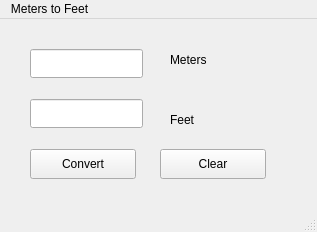
<?xml version="1.0" encoding="UTF-8"?>
<ui version="4.0">
 <class>MainWindow</class>
 <widget class="QMainWindow" name="MainWindow">
  <property name="geometry">
   <rect>
    <x>0</x>
    <y>0</y>
    <width>317</width>
    <height>232</height>
   </rect>
  </property>
  <property name="windowTitle">
   <string>MainWindow</string>
  </property>
  <widget class="QWidget" name="centralwidget">
   <widget class="QPushButton" name="convertButton">
    <property name="geometry">
     <rect>
      <x>30</x>
      <y>130</y>
      <width>106</width>
      <height>30</height>
     </rect>
    </property>
    <property name="text">
     <string>Convert</string>
    </property>
   </widget>
   <widget class="QPushButton" name="clearButton">
    <property name="geometry">
     <rect>
      <x>160</x>
      <y>130</y>
      <width>106</width>
      <height>30</height>
     </rect>
    </property>
    <property name="text">
     <string>Clear</string>
    </property>
   </widget>
   <widget class="QLineEdit" name="inputEdit">
    <property name="geometry">
     <rect>
      <x>30</x>
      <y>30</y>
      <width>113</width>
      <height>29</height>
     </rect>
    </property>
   </widget>
   <widget class="QLineEdit" name="outputEdit">
    <property name="geometry">
     <rect>
      <x>30</x>
      <y>80</y>
      <width>113</width>
      <height>29</height>
     </rect>
    </property>
   </widget>
   <widget class="QLabel" name="label">
    <property name="geometry">
     <rect>
      <x>170</x>
      <y>30</y>
      <width>80</width>
      <height>21</height>
     </rect>
    </property>
    <property name="text">
     <string>Meters</string>
    </property>
   </widget>
   <widget class="QLabel" name="label_2">
    <property name="geometry">
     <rect>
      <x>170</x>
      <y>90</y>
      <width>80</width>
      <height>21</height>
     </rect>
    </property>
    <property name="text">
     <string>Feet</string>
    </property>
   </widget>
  </widget>
  <widget class="QMenuBar" name="menubar">
   <property name="geometry">
    <rect>
     <x>0</x>
     <y>0</y>
     <width>317</width>
     <height>26</height>
    </rect>
   </property>
   <widget class="QMenu" name="menuMeters_to_Feet">
    <property name="title">
     <string>Meters to Feet</string>
    </property>
   </widget>
   <addaction name="menuMeters_to_Feet"/>
  </widget>
  <widget class="QStatusBar" name="statusbar"/>
 </widget>
 <resources/>
 <connections/>
</ui>
